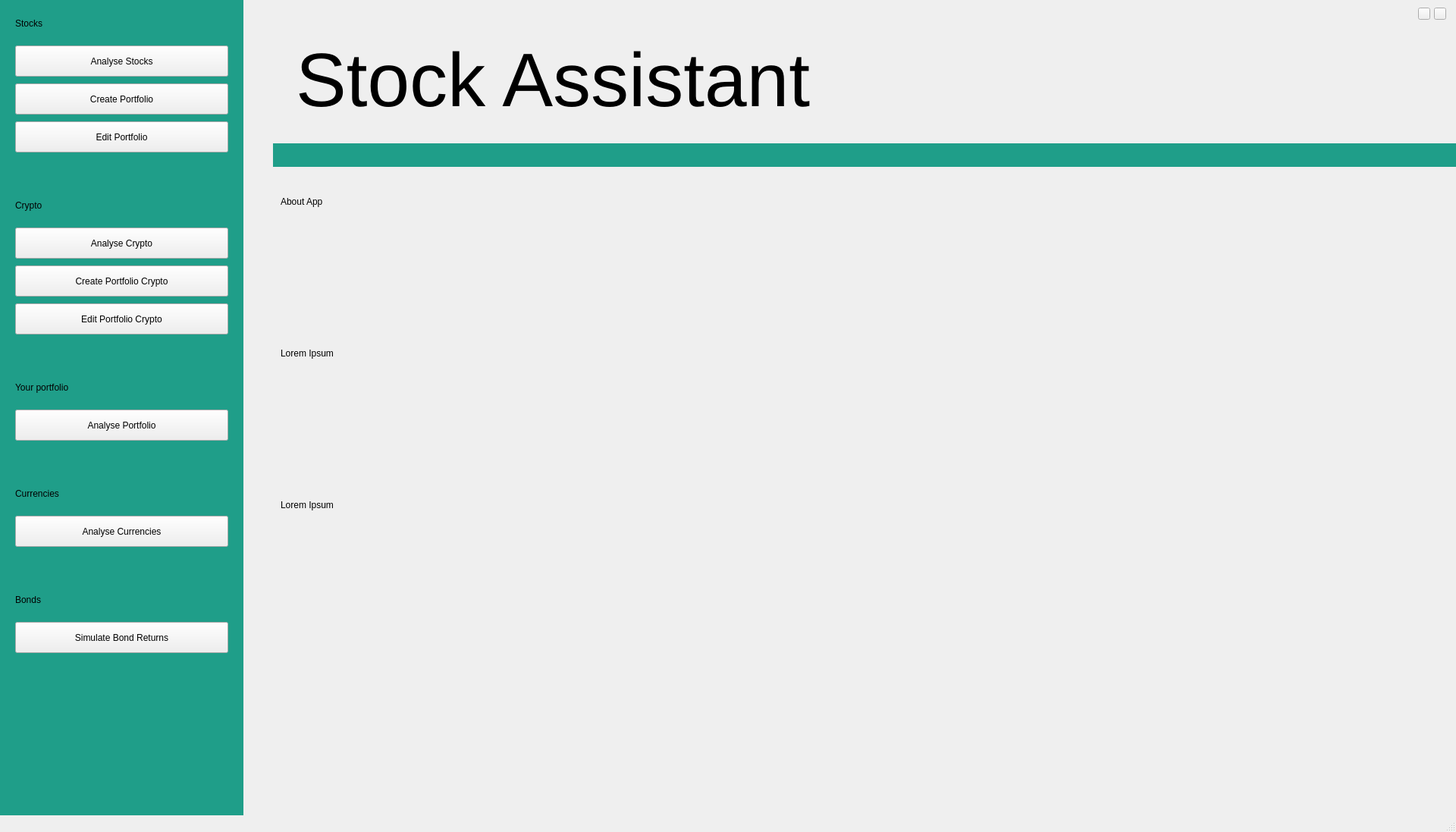
<?xml version="1.0" encoding="UTF-8"?>
<ui version="4.0">
 <class>MainWindow</class>
 <widget class="QMainWindow" name="MainWindow">
  <property name="geometry">
   <rect>
    <x>0</x>
    <y>0</y>
    <width>1920</width>
    <height>1097</height>
   </rect>
  </property>
  <property name="windowTitle">
   <string>MainWindow</string>
  </property>
  <widget class="QWidget" name="centralwidget">
   <widget class="QPushButton" name="create_portfolio_button">
    <property name="geometry">
     <rect>
      <x>20</x>
      <y>110</y>
      <width>281</width>
      <height>41</height>
     </rect>
    </property>
    <property name="cursor">
     <cursorShape>PointingHandCursor</cursorShape>
    </property>
    <property name="text">
     <string>Create Portfolio</string>
    </property>
   </widget>
   <widget class="QPushButton" name="analyse_portfolio_button">
    <property name="geometry">
     <rect>
      <x>20</x>
      <y>540</y>
      <width>281</width>
      <height>41</height>
     </rect>
    </property>
    <property name="cursor">
     <cursorShape>PointingHandCursor</cursorShape>
    </property>
    <property name="text">
     <string>Analyse Portfolio</string>
    </property>
   </widget>
   <widget class="QPushButton" name="analyse_stocks_button">
    <property name="geometry">
     <rect>
      <x>20</x>
      <y>60</y>
      <width>281</width>
      <height>41</height>
     </rect>
    </property>
    <property name="cursor">
     <cursorShape>PointingHandCursor</cursorShape>
    </property>
    <property name="text">
     <string>Analyse Stocks</string>
    </property>
   </widget>
   <widget class="QLabel" name="navbar1">
    <property name="geometry">
     <rect>
      <x>20</x>
      <y>10</y>
      <width>281</width>
      <height>41</height>
     </rect>
    </property>
    <property name="text">
     <string>Stocks</string>
    </property>
   </widget>
   <widget class="QPushButton" name="analyse_crypto_button">
    <property name="geometry">
     <rect>
      <x>20</x>
      <y>300</y>
      <width>281</width>
      <height>41</height>
     </rect>
    </property>
    <property name="cursor">
     <cursorShape>PointingHandCursor</cursorShape>
    </property>
    <property name="text">
     <string>Analyse Crypto</string>
    </property>
   </widget>
   <widget class="QPushButton" name="bond_returns_button">
    <property name="geometry">
     <rect>
      <x>20</x>
      <y>820</y>
      <width>281</width>
      <height>41</height>
     </rect>
    </property>
    <property name="cursor">
     <cursorShape>PointingHandCursor</cursorShape>
    </property>
    <property name="text">
     <string>Simulate Bond Returns</string>
    </property>
   </widget>
   <widget class="QPushButton" name="analyse_currencies_button">
    <property name="geometry">
     <rect>
      <x>20</x>
      <y>680</y>
      <width>281</width>
      <height>41</height>
     </rect>
    </property>
    <property name="cursor">
     <cursorShape>PointingHandCursor</cursorShape>
    </property>
    <property name="text">
     <string>Analyse Currencies</string>
    </property>
   </widget>
   <widget class="QLabel" name="title_label">
    <property name="geometry">
     <rect>
      <x>390</x>
      <y>10</y>
      <width>1251</width>
      <height>191</height>
     </rect>
    </property>
    <property name="styleSheet">
     <string notr="true">font-size: 100px;
</string>
    </property>
    <property name="text">
     <string>Stock Assistant</string>
    </property>
   </widget>
   <widget class="QPushButton" name="edit_portfolio_button">
    <property name="geometry">
     <rect>
      <x>20</x>
      <y>160</y>
      <width>281</width>
      <height>41</height>
     </rect>
    </property>
    <property name="cursor">
     <cursorShape>PointingHandCursor</cursorShape>
    </property>
    <property name="text">
     <string>Edit Portfolio</string>
    </property>
   </widget>
   <widget class="QPushButton" name="create_portfolio_crypto_button">
    <property name="geometry">
     <rect>
      <x>20</x>
      <y>350</y>
      <width>281</width>
      <height>41</height>
     </rect>
    </property>
    <property name="cursor">
     <cursorShape>PointingHandCursor</cursorShape>
    </property>
    <property name="text">
     <string>Create Portfolio Crypto</string>
    </property>
   </widget>
   <widget class="QPushButton" name="edit_portfolio_crypto_button">
    <property name="geometry">
     <rect>
      <x>20</x>
      <y>400</y>
      <width>281</width>
      <height>41</height>
     </rect>
    </property>
    <property name="cursor">
     <cursorShape>PointingHandCursor</cursorShape>
    </property>
    <property name="text">
     <string>Edit Portfolio Crypto</string>
    </property>
   </widget>
   <widget class="QLabel" name="navbar2">
    <property name="geometry">
     <rect>
      <x>20</x>
      <y>250</y>
      <width>201</width>
      <height>41</height>
     </rect>
    </property>
    <property name="text">
     <string>Crypto</string>
    </property>
   </widget>
   <widget class="QLabel" name="navbar3">
    <property name="geometry">
     <rect>
      <x>20</x>
      <y>490</y>
      <width>201</width>
      <height>41</height>
     </rect>
    </property>
    <property name="text">
     <string>Your portfolio</string>
    </property>
   </widget>
   <widget class="QLabel" name="navbar4">
    <property name="geometry">
     <rect>
      <x>20</x>
      <y>630</y>
      <width>201</width>
      <height>41</height>
     </rect>
    </property>
    <property name="text">
     <string>Currencies</string>
    </property>
   </widget>
   <widget class="QLabel" name="navbar5">
    <property name="geometry">
     <rect>
      <x>20</x>
      <y>770</y>
      <width>201</width>
      <height>41</height>
     </rect>
    </property>
    <property name="text">
     <string>Bonds</string>
    </property>
   </widget>
   <widget class="QWidget" name="widget" native="true">
    <property name="geometry">
     <rect>
      <x>-10</x>
      <y>0</y>
      <width>331</width>
      <height>1091</height>
     </rect>
    </property>
    <property name="styleSheet">
     <string notr="true">background-color: #1f9e89;</string>
    </property>
   </widget>
   <widget class="QWidget" name="widget_2" native="true">
    <property name="geometry">
     <rect>
      <x>360</x>
      <y>189</y>
      <width>1561</width>
      <height>31</height>
     </rect>
    </property>
    <property name="styleSheet">
     <string notr="true">background-color: #1f9e89;
</string>
    </property>
   </widget>
   <widget class="QLabel" name="intro_title1">
    <property name="geometry">
     <rect>
      <x>370</x>
      <y>250</y>
      <width>261</width>
      <height>31</height>
     </rect>
    </property>
    <property name="text">
     <string>About App</string>
    </property>
   </widget>
   <widget class="QLabel" name="intro_title2">
    <property name="geometry">
     <rect>
      <x>370</x>
      <y>450</y>
      <width>261</width>
      <height>31</height>
     </rect>
    </property>
    <property name="text">
     <string>Lorem Ipsum</string>
    </property>
   </widget>
   <widget class="QLabel" name="intro_title3">
    <property name="geometry">
     <rect>
      <x>370</x>
      <y>650</y>
      <width>261</width>
      <height>31</height>
     </rect>
    </property>
    <property name="text">
     <string>Lorem Ipsum</string>
    </property>
   </widget>
   <widget class="QPushButton" name="exit_button">
    <property name="geometry">
     <rect>
      <x>1891</x>
      <y>10</y>
      <width>16</width>
      <height>16</height>
     </rect>
    </property>
    <property name="cursor">
     <cursorShape>PointingHandCursor</cursorShape>
    </property>
    <property name="mouseTracking">
     <bool>true</bool>
    </property>
    <property name="styleSheet">
     <string notr="true"/>
    </property>
    <property name="text">
     <string/>
    </property>
    <property name="iconSize">
     <size>
      <width>40</width>
      <height>40</height>
     </size>
    </property>
   </widget>
   <widget class="QPushButton" name="minimize_button">
    <property name="geometry">
     <rect>
      <x>1870</x>
      <y>10</y>
      <width>16</width>
      <height>16</height>
     </rect>
    </property>
    <property name="cursor">
     <cursorShape>PointingHandCursor</cursorShape>
    </property>
    <property name="mouseTracking">
     <bool>true</bool>
    </property>
    <property name="styleSheet">
     <string notr="true"/>
    </property>
    <property name="text">
     <string/>
    </property>
    <property name="iconSize">
     <size>
      <width>40</width>
      <height>40</height>
     </size>
    </property>
   </widget>
   <zorder>widget</zorder>
   <zorder>create_portfolio_button</zorder>
   <zorder>analyse_portfolio_button</zorder>
   <zorder>analyse_stocks_button</zorder>
   <zorder>navbar1</zorder>
   <zorder>analyse_crypto_button</zorder>
   <zorder>bond_returns_button</zorder>
   <zorder>analyse_currencies_button</zorder>
   <zorder>title_label</zorder>
   <zorder>edit_portfolio_button</zorder>
   <zorder>create_portfolio_crypto_button</zorder>
   <zorder>edit_portfolio_crypto_button</zorder>
   <zorder>navbar2</zorder>
   <zorder>navbar3</zorder>
   <zorder>navbar4</zorder>
   <zorder>navbar5</zorder>
   <zorder>widget_2</zorder>
   <zorder>intro_title1</zorder>
   <zorder>intro_title2</zorder>
   <zorder>intro_title3</zorder>
   <zorder>exit_button</zorder>
   <zorder>minimize_button</zorder>
  </widget>
  <widget class="QMenuBar" name="menubar">
   <property name="geometry">
    <rect>
     <x>0</x>
     <y>0</y>
     <width>1920</width>
     <height>22</height>
    </rect>
   </property>
  </widget>
  <widget class="QStatusBar" name="statusbar"/>
 </widget>
 <resources/>
 <connections/>
</ui>
